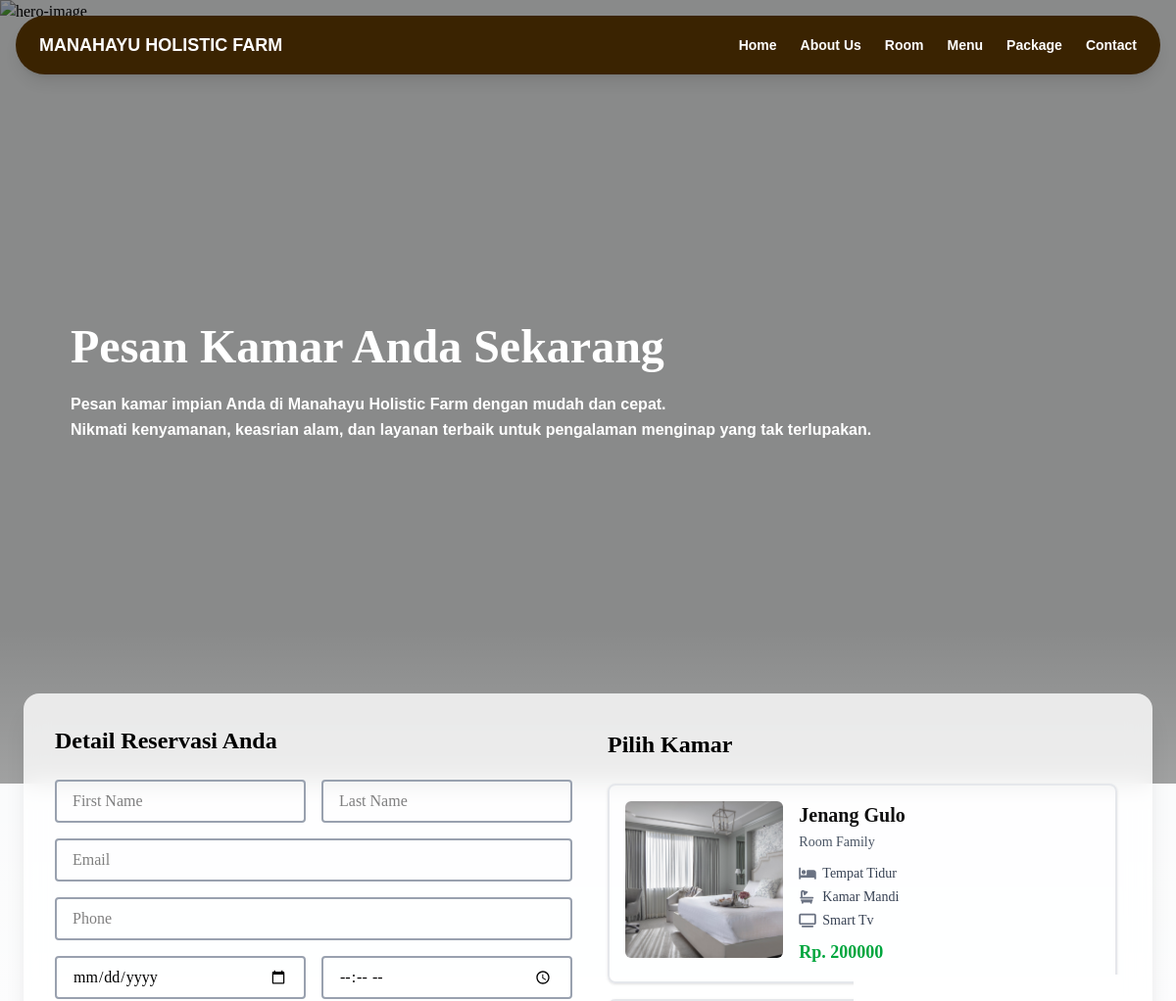
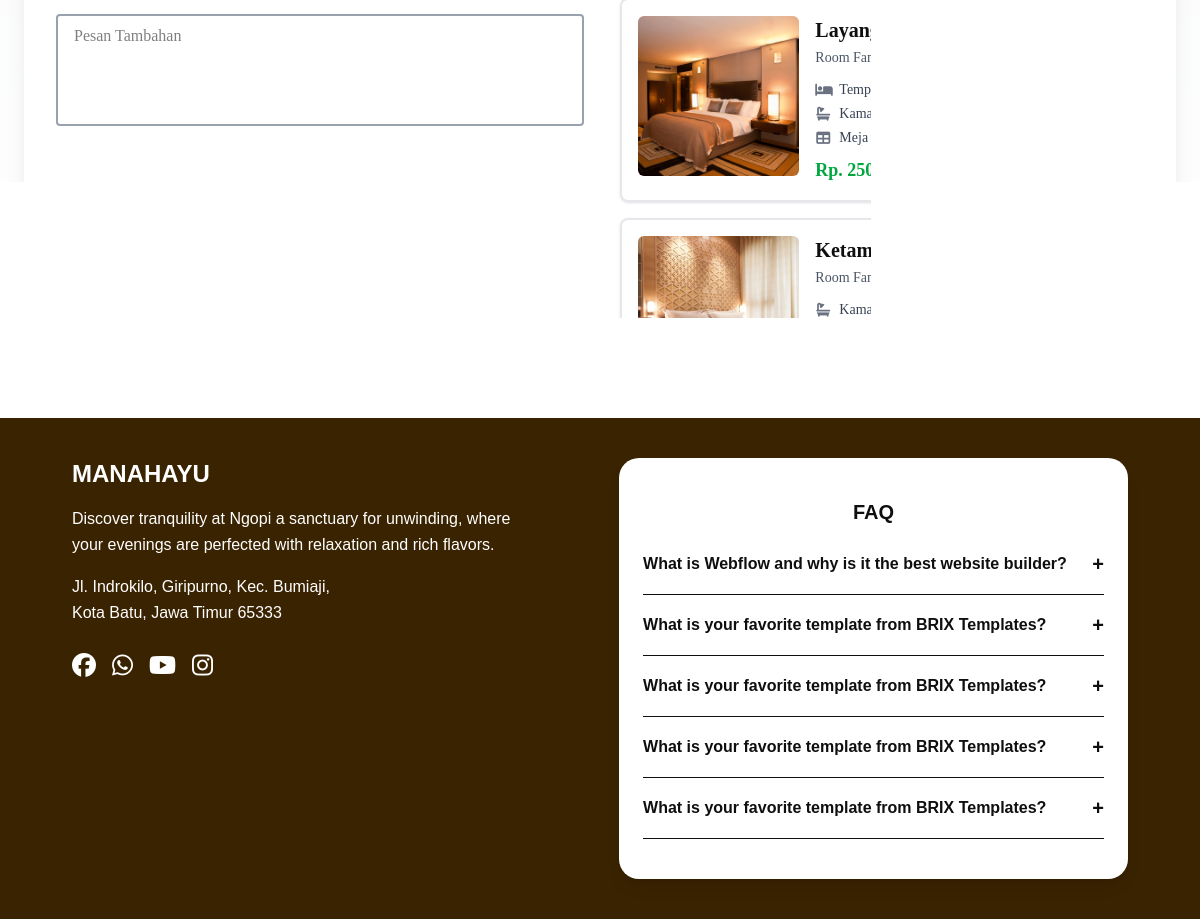
Screenshot of /room/book-room/ with the database file from the repository (2 pictures, top to bottom).
### webapp/models.py (models this page shows, shortened)
class Room(models.Model):
    name = models.CharField(max_length=255)
    description = models.TextField()
    price = models.DecimalField(max_digits=16, decimal_places=2)
    facilities = models.ManyToManyField(Facility, related_name='rooms', blank=True)
    type = models.ManyToManyField(RoomType, related_name='type', blank=True)

class RoomImage(models.Model):
    room = models.ForeignKey(Room, on_delete=models.CASCADE, related_name='images')
    image = models.ImageField(upload_to='room_gallery/', null=True, blank=True)
    objects = ImageWithFileManager()

class RoomType(models.Model):
    name = models.CharField(max_length=150)

class Facility(models.Model):
    name = models.CharField(max_length=100)  # Class FontAwesome untuk ikon
    icon_class = models.CharField(max_length=50, blank=True, null=True)

### webapp/views.py (the view)
# urls.py: path('room/book-room/', views.book_room, name='book_room'),
def book_room(request):
    if request.method == 'POST':
        form = BookingForm(request.POST)
        if form.is_valid():
            booking = form.save(commit=False)
            try:
                booking.save()
            except ValidationError as e:
                form.add_error(None, e.message)
                all_rooms = Room.objects.prefetch_related('images', 'type', 'facilities').all()
                context = {
                    'form': form,
                    'all_rooms': all_rooms,
                    'title': 'Manahayu Holistic Farm - Booking Kamar'
                }
                return render(request, 'room/booking.html', context)
            rooms = form.cleaned_data['room']
            booking.room.set(rooms)
            booking.save()
            phone_number = None
            try:
                main_contact = MainContact.objects.first()
                if main_contact:
                    phone_number = main_contact.phone
                else:
                    phone_number = "62895397661277"
            except Exception:
                phone_number = "62895397661277"
            if phone_number:
                message = (
                    f"Halo Admin Manahayu! 😊 \n\n"
                    f"Nama saya {booking.first_name} {booking.last_name}, saya ingin mengonfirmasi pemesanan kamar saya:\n\n"
                    f"📅 Tanggal Check-in : {booking.check_in_date} jam {booking.check_in_time}\n"
                    f"🏨 Kamar : " + ", ".join([room.name for room in booking.room.all()]) + "\n"
                    f"📞 Nomor Telepon : {booking.phone}\n\n"
                    f"{booking.message}\n\n"
                )
                encoded_message = quote(message)
                whatsapp_url = f"https://wa.me/{phone_number}?text={encoded_message}"
                return redirect(whatsapp_url)
            else:
                form.add_error(None, "Maaf, nomor kontak admin tidak tersedia untuk WhatsApp. Silakan coba lagi nanti.")
                all_rooms = Room.objects.prefetch_related('images', 'type', 'facilities').all()
                context = {
                    'form': form,
                    'all_rooms': all_rooms,
                    'title': 'Manahayu Holistic Farm - Booking Kamar'
                }
                return render(request, 'room/booking.html', context)
        else:
            all_rooms = Room.objects.prefetch_related('images', 'type', 'facilities').all()
            context = {
                'form': form,
                'all_rooms': all_rooms,
                'title': 'Manahayu Holistic Farm - Booking Kamar'
            }
            return render(request, 'room/booking.html', context)
    else:
        form = BookingForm()
    all_rooms = Room.objects.prefetch_related('images', 'type', 'facilities').all()
    context = {
        'form': form,
        'all_rooms': all_rooms,
        'title': 'Manahayu Holistic Farm - Booking Kamar'
    }
    return render(request, 'room/booking.html', context)

### webapp/forms.py
class BookingForm(forms.ModelForm):
    class Meta:
        model = Booking
        fields = ['first_name', 'last_name', 'email', 'phone', 'check_in_date', 'check_in_time', 'room', 'message']
        widgets = {
            'first_name': forms.TextInput(attrs={'placeholder': 'Masukkan nama depan Anda'}),
            'last_name': forms.TextInput(attrs={'placeholder': 'Masukkan nama belakang Anda'}),
            'email': forms.EmailInput(attrs={'placeholder': 'Masukkan email Anda'}),
            'phone': forms.TextInput(attrs={'placeholder': 'Masukkan nomor telepon Anda'}),
            'check_in_date': forms.DateInput(attrs={'placeholder': 'Pilih tanggal check-in', 'type': 'date'}),
            'check_in_time': forms.TimeInput(attrs={'placeholder': 'Pilih waktu check-in', 'type' : 'time'}),
            'room': forms.CheckboxSelectMultiple(attrs={'placeholder': 'Pilih jenis kamar'}),  # Untuk memilih banyak kamar
            'message': forms.Textarea(attrs={'placeholder': 'Masukkan pesan Anda'}),
        }

### webapp/models.py (called while the page is built)
    def get_queryset(self):
        return super().get_queryset().exclude(image="").exclude(image__isnull=True)

### templates/room/booking.html (shortened to what this page needs)
{% extends "base.html" %}
{% load static tailwind_tags %}
{% block konten %}
{% tailwind_css %}
    <section id="Hero" class="relative w-full h-screen overflow-hidden bg-center bg-cover">
        <div class="absolute inset-0">
            <div class="absolute inset-0 bg-black/45"></div>
        </div>
        <div class="relative z-10 flex flex-col items-start justify-center h-full max-w-6xl px-6 mx-auto md:px-12 text-secondary">
            <h2 class="mb-4 text-4xl font-bold leading-tight md:text-5xl font-secondary">
                Pesan Kamar Anda Sekarang
            </h2>
            <p class="mb-6 text-sm font-semibold leading-relaxed md:text-base font-primary">
                Pesan kamar impian Anda di Manahayu Holistic Farm dengan mudah dan cepat.<br class="hidden md:block">
                Nikmati kenyamanan, keasrian alam, dan layanan terbaik untuk pengalaman menginap yang tak terlupakan.
            </p>
        </div>
    </section>
<section class="relative z-10 -mt-40">
    <div class="flex items-center justify-center min-h-screen px-4 bg-gradient-to-b from-transparent to-white">
        <form method="POST" class="grid w-full max-w-6xl grid-cols-1 gap-8 p-8 shadow-xl backdrop-blur-md bg-white/80 rounded-2xl md:grid-cols-2">
            <div class="flex flex-col">
                <div>
                    <h2 class="mb-6 text-2xl font-bold">Detail Reservasi Anda</h2>
                    <div class="space-y-4">
                        <div class="flex gap-4">
                            <input type="text" name="first_name" placeholder="First Name" class="w-1/2 px-4 py-2 transition-colors duration-200 border-2 border-gray-400 rounded hover:border-green-500 focus:outline-none focus:ring-2 focus:ring-green-500" required />
                            <input type="text" name="last_name" placeholder="Last Name" class="w-1/2 px-4 py-2 transition-colors duration-200 border-2 border-gray-400 rounded hover:border-green-500 focus:outline-none focus:ring-2 focus:ring-green-500" required />
                        </div>
                        <input type="email" name="email" placeholder="Email" class="w-full px-4 py-2 transition-colors duration-200 border-2 border-gray-400 rounded hover:border-green-500 focus:outline-none focus:ring-2 focus:ring-green-500" required />
                        <input type="tel" name="phone" placeholder="Phone" class="w-full px-4 py-2 transition-colors duration-200 border-2 border-gray-400 rounded hover:border-green-500 focus:outline-none focus:ring-2 focus:ring-green-500" required inputmode="numeric" pattern="[0-9]*" />
                        <div class="flex gap-4">
                            <input type="date" name="check_in_date" class="w-1/2 px-4 py-2 transition-colors duration-200 border-2 border-gray-400 rounded hover:border-green-500 focus:outline-none focus:ring-2 focus:ring-green-500" required />
                            <input type="time" name="check_in_time" class="w-1/2 px-4 py-2 transition-colors duration-200 border-2 border-gray-400 rounded hover:border-green-500 focus:outline-none focus:ring-2 focus:ring-green-500" required />
                        </div>
                        <textarea name="message" placeholder="Pesan Tambahan" class="w-full px-4 py-2 transition-colors duration-200 border-2 border-gray-400 rounded resize-none h-28 hover:border-green-500 focus:outline-none focus:ring-2 focus:ring-green-500"></textarea>
                    </div>
                </div>
                <div class="pt-4 mt-auto">
                    <p class="mb-2 text-xs italic text-gray-500">*Tombol "Book Now" akan mengarahkan Anda ke WhatsApp untuk konfirmasi.</p>
                    <button type="submit" class="w-full px-5 py-3 text-lg font-bold text-white transition-transform duration-300 rounded-md bg-secondary hover:scale-105">Book Now</button>
                </div>
            </div>
            <div class="flex flex-col h-full">
                <div class="space-y-4 overflow-y-auto max-h-[600px] p-1">
                    <h2 class="mb-6 text-2xl font-bold shrink-0">Pilih Kamar</h2>
                    {% for room in all_rooms %}
                    <label for="room_{{ room.id }}" class="block p-4 border-2 border-gray-200 rounded-lg shadow-sm cursor-pointer transition-all duration-200 hover:border-green-400 hover:shadow-md has-[:checked]:border-green-600 has-[:checked]:ring-2 has-[:checked]:ring-green-500">
                        <div class="flex flex-col sm:flex-row gap-4">
                            <div class="w-full sm:w-1/3 flex-shrink-0">
                                {% if room.images.first %}
                                    <img src="{{ room.images.first.image.url }}" alt="{{ room.name }}" class="w-full h-40 object-cover rounded-md">
                                {% endif %}
                            </div>
                            <div class="flex flex-col flex-grow">
                                <h3 class="text-xl font-semibold font-secondary text-primary">{{ room.name }}</h3>
                                <p class="text-sm text-gray-600 mt-1">
                                    {% for room_type in room.type.all %}
                                        {{ room_type.name }}
                                    {% empty %}
                                        Tipe kamar tidak tersedia
                                    {% endfor %}
                                </p>
                                <ul class="mt-3 space-y-1 text-sm text-gray-700">
                                    {% for facility in room.facilities.all|slice:":3" %}
                                    <li class="flex items-center gap-x-2">
                                        <i class="fa-solid {{ facility.icon_class }} w-4 text-center text-gray-500"></i>
                                        <span>{{ facility.name }}</span>
                                    </li>
                                    {% endfor %}
                                </ul>
                                <p class="text-green-600 font-bold mt-auto pt-2 text-lg">Rp. {{ room.price|floatformat:0 }}</p>
                            </div>
                        </div>
                    </label>
                    {% endfor %}
                </div>
            </div>
        </form>
    </div>
</section>
{% endblock %}

### rows the page displays
Room: images.first.image (picture), name "Jenang Gulo", price "200000"
RoomType: name "Room Family"
Facility: name "Tempat Tidur"
Facility: name "Kamar Mandi"
Facility: name "Smart Tv"
Room: images.first.image (picture), name "Layang Kangen", price "250000"
Facility: name "Meja"
Room: images.first.image (picture), name "Ketaman Asmoro"
